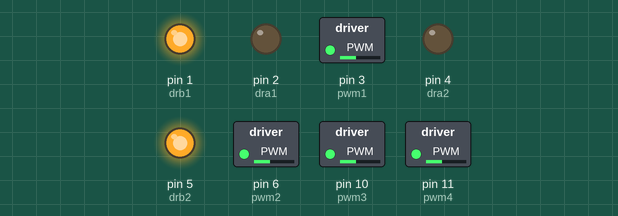
A sketch run on a simulated Arduino Uno, built with avr-gcc and run on an emulated ATmega328P. Shown: switched loads named in the sketch (green lamp = pin HIGH), output pins drawn as LEDs (lit = HIGH).

Above: at 0.05 s.
At 4.05 s:
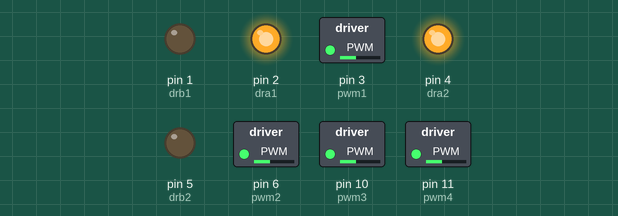
At 8.05 s:
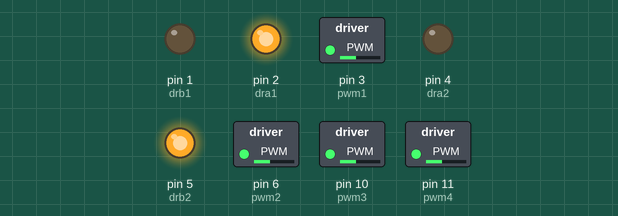
At 12.05 s:
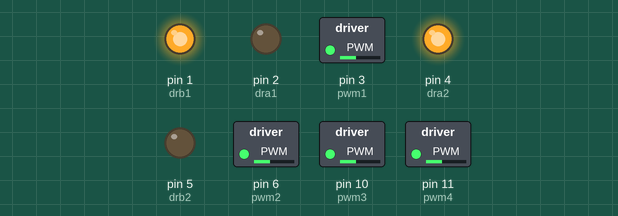
At 15.95 s:
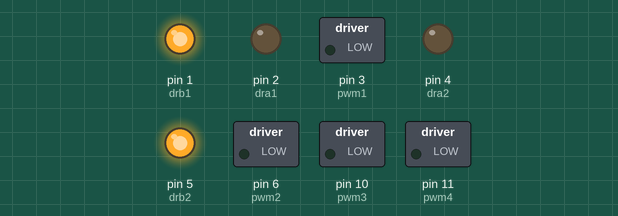
Timing chart, 0 to 20.8 s (numbered marks = the images above):
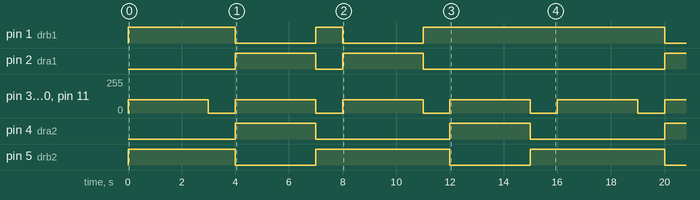

Measured:
- by itself, pin 1 (drb1): repeats every 16.0 s: LOW 3.0 s, HIGH 1.0 s, LOW 3.0 s, HIGH 9.0 s
- by itself, pin 2 (dra1): repeats every 16.0 s: LOW 1.0 s, HIGH 3.0 s, LOW 9.0 s, HIGH 3.0 s
- by itself, pin 3 (pwm1), pin 6 (pwm2), pin 10 (pwm3), pin 11 (pwm4): alternates 100/255 for 3.0 s and 0/255 for 1.0 s
- by itself, pin 4 (dra2): alternates HIGH for 3.0 s and LOW for 5.0 s
- by itself, pin 5 (drb2): repeats every 8.0 s: LOW 3.0 s, HIGH 5.0 s

The sketch:

mctest-1.ino
```cpp
#define pwm1 3
#define dra1 2
#define drb1 1

#define pwm2 6
#define dra2 4
#define drb2 5

#define pwm3 10
#define dra3 8
#define drb3 9

#define pwm4 11
#define dra4 12
#define drb4 13


void setup() {
  pinMode(pwm1, OUTPUT);
  pinMode(dra1, OUTPUT);
  pinMode(drb1, OUTPUT);

  pinMode(pwm2, OUTPUT);
  pinMode(dra2, OUTPUT);
  pinMode(drb2, OUTPUT);
}

void loop() {
  // forward
  forwardTime(3000);

  // stop
  stopTime(1000);

  // backward
  backwardTime(3000);

  // stop
  stopTime(1000);

  // left
  leftTime(3000);

  // stop
  stopTime(1000);

  // right
  rightTime(3000);

  // stop
  stopTime(1000);
}

void motor1(bool dir, int speed) {
  analogWrite(pwm1, speed);
  if (dir) {
    digitalWrite(dra1, LOW);
    digitalWrite(drb1, HIGH);
  } else {
    digitalWrite(dra1, HIGH);
    digitalWrite(drb1, LOW);
  }
}

void motor2(bool dir, int speed) {
  analogWrite(pwm2, speed);
  if (dir) {
    digitalWrite(dra2, LOW);
    digitalWrite(drb2, HIGH);
  } else {
    digitalWrite(dra2, HIGH);
    digitalWrite(drb2, LOW);
  }
}

void motor3(bool dir, int speed) {
  analogWrite(pwm3, speed);
  if (dir) {
    digitalWrite(dra3, LOW);
    digitalWrite(drb3, HIGH);
  } else {
    digitalWrite(dra3, HIGH);
    digitalWrite(drb3, LOW);
  }
}

void motor4(bool dir, int speed) {
  analogWrite(pwm4, speed);
  if (dir) {
    digitalWrite(dra4, LOW);
    digitalWrite(drb4, HIGH);
  } else {
    digitalWrite(dra4, HIGH);
    digitalWrite(drb4, LOW);
  }
}

void stopTime(int microseconds) {
  motor1(true, 0);
  motor2(true, 0);
  motor3(true, 0);
  motor4(true, 0);
  delay(microseconds);
}

void forwardTime(int microseconds) {
  motor1(true, 100);
  motor2(true, 100);
  motor3(true, 100);
  motor4(true, 100);
  delay(microseconds);
}

void backwardTime(int microseconds) {
  motor1(false, 100);
  motor2(false, 100);
  motor3(false, 100);
  motor4(false, 100);
  delay(microseconds);
}

void leftTime(int microseconds) {
  motor1(false, 100);
  motor2(true, 100);
  motor3(true, 100);
  motor4(false, 100);
  delay(microseconds);
}

void rightTime(int microseconds) {
  motor1(true, 100);
  motor2(false, 100);
  motor3(false, 100);
  motor4(true, 100);
  delay(microseconds);
}
```
